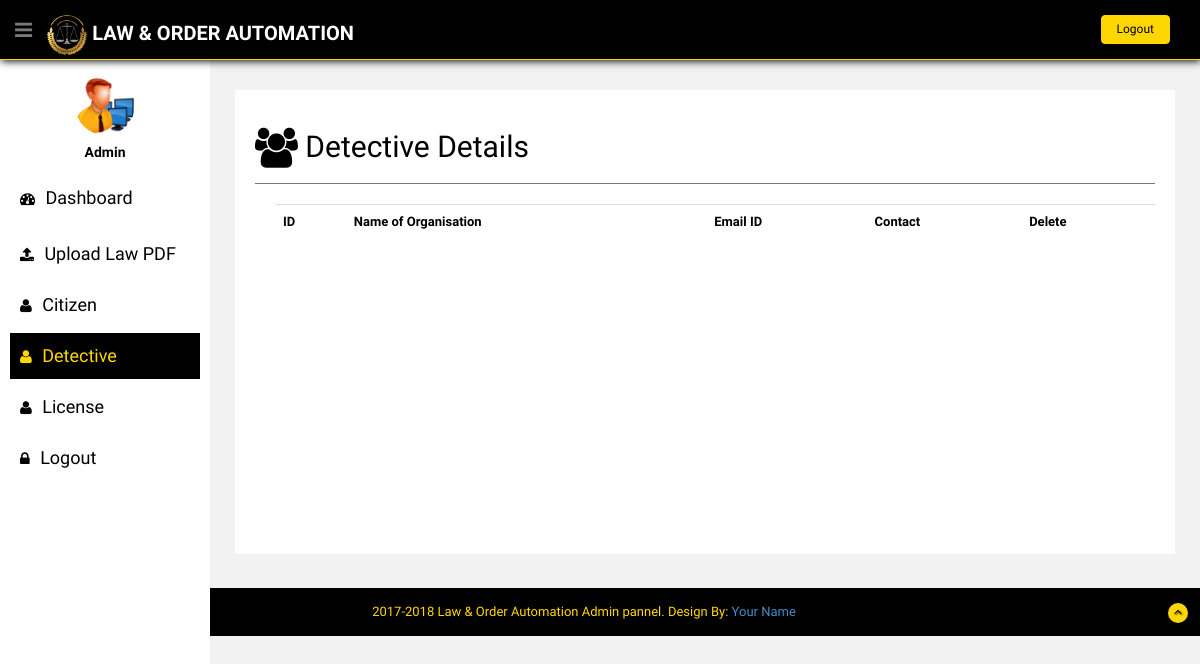
The app's page /Admin/ManageDetective.php, older data.
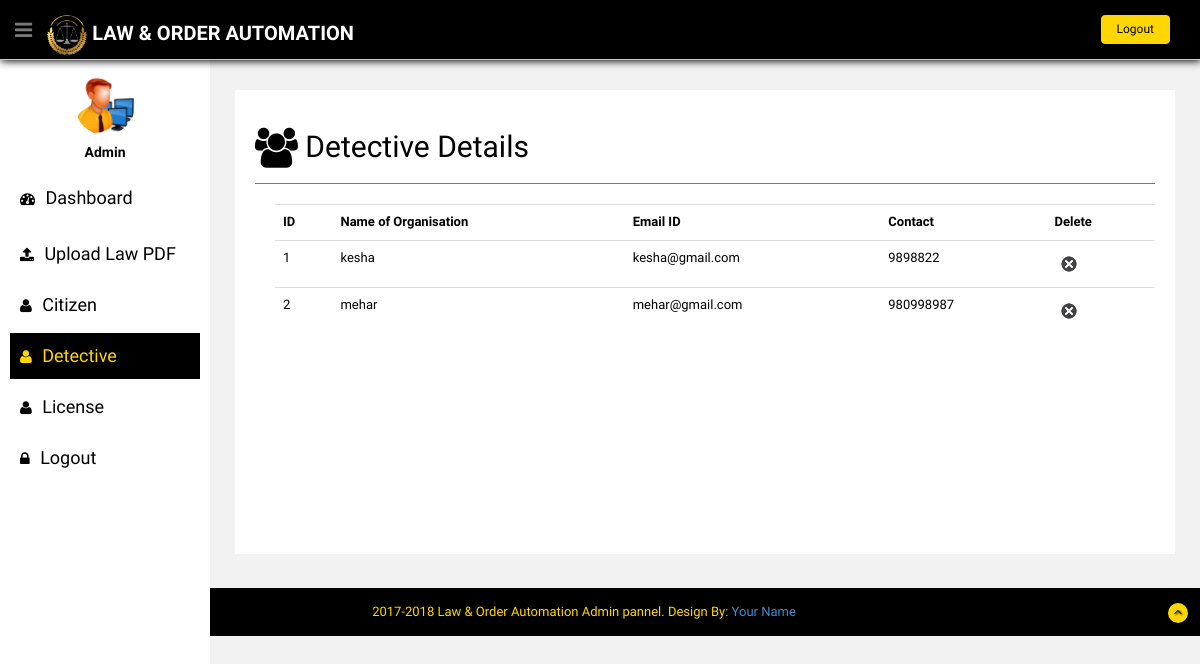
The same page, newer data.
### tables this page shows
CREATE TABLE IF NOT EXISTS `detective_login_signup` (
  `Detective_id` int(10) NOT NULL AUTO_INCREMENT,
  `Detective_Proof` varchar(100) NOT NULL,
  `Phone_Number` int(10) NOT NULL,
  `Email_id` varchar(50) NOT NULL,
  `Password` varchar(15) NOT NULL,
  `NameOfTheOrganisation` varchar(50) NOT NULL,
  `PoliceStatus` int(11) NOT NULL DEFAULT '0',
  `AdminStatus` int(11) NOT NULL DEFAULT '0',
  `DetectiveName` varchar(25) DEFAULT NULL,
  PRIMARY KEY (`Detective_id`)
);

### Admin/ManageDetective.php (the view, shortened to what this page needs)
<?php
	require "header.php";
?>
      <aside>
          <div id="sidebar"  class="nav-collapse ">
              <ul class="sidebar-menu" id="nav-accordion">
                  <p class="centered"><a href="profile.html"><img src="assets/img/ui-sam.png" class="img-circle" width="60"></a></p>
                  <h5 class="centered">Admin</h5>
                  <li class="">
                      <a  href="home.php">
                          <i class="fa fa-dashboard"></i>
                          <span>Dashboard</span>
                      </a>
                  </li>
                  <li class="sub-menu">
                      <a href="uploadlawpdf.php">
                          <i class="fa fa-upload"></i>
                          <span>Upload Law PDF</span>
                      </a>
                  </li>
                  <li class="sub-menu">
                      <a href="managecitizen.php">
                          <i class="fa fa-user"></i>
                          <span>Citizen</span>
                      </a>
                  </li>
                  <li class="sub-menu">
                      <a class="active"  href="ManageDetective.php">
                          <i class="fa fa-user"></i>
                          <span>Detective</span>
                      </a>
                  </li>
                  <li class="sub-menu">
                      <a href="managelicense.php">
                          <i class="fa fa-user"></i>
                          <span>License</span>
                      </a>
                  </li>
                  <li class="sub-menu">
                      <a href="../logout.php">
                          <i class="fa fa-lock"></i>
                          <span>Logout</span>
                      </a>
                  </li>
              </ul>
          </div>
      </aside>
      <section id="main-content">
          <section class="wrapper">
            <div class="row mt">
              <div class="border-head">
                <h2><i class="fa fa-users fa-lg"></i> Detective Details</h2>
              </div><hr>
              <div class="custom-bar-chart">
                <div class="table-responsive">
                  <table class="table table-hover" id="dev-table">
                  	<tr >
						<th> ID</th>
						<th> Name of Organisation</th>
						<th> Email ID</th>
						<th> Contact </th>
						<th> Delete </th>
					</tr>
					<?php
					$order = "SELECT * FROM detective_login_signup";
					$result = mysql_query($order);
					while ($row=mysql_fetch_array($result))
					{
					echo ("<tr><td>$row[Detective_id]</td>");
					echo ("<td>$row[NameOfTheOrganisation]</td>");
					echo ("<td>$row[Email_id]</td>");
					echo ("<td>$row[Phone_Number]</td>");
					echo ("<td><a href=\"RemoveDetective.php?did=$row[Detective_id] \"><img src='reject.jpg' height=30 width=30></a></td></tr>");
					}
					?>
				</table>
                </div>
              </div>
  					</div>
					</section>
      </section>
      <br>
     <?php
     	require "footer.php";
     ?>

### Admin/header.php (shortened to what this page needs)
<!DOCTYPE html>
<html lang="en">
  <head>
    <link href="assets/css/bootstrap.css" rel="stylesheet">
    <link href="assets/font-awesome/css/font-awesome.css" rel="stylesheet" />
    <link rel="stylesheet" type="text/css" href="assets/css/zabuto_calendar.css">
    <link rel="stylesheet" type="text/css" href="assets/js/gritter/css/jquery.gritter.css" />
    <link rel="stylesheet" type="text/css" href="assets/lineicons/style.css">
    <link href="assets/css/style.css" rel="stylesheet">
    <link href="assets/css/style-responsive.css" rel="stylesheet">
  </head>
  <body>
  <section id="container" >
      <header class="header black-bg">
              <div class="sidebar-toggle-box">
                  <div class="fa fa-bars tooltips" data-placement="right" data-original-title="Toggle Navigation"></div>
              </div>
            <a href="#" class="logo"><b><img src="images/avtar.png" class="img-circle" width="40px"> Law & Order Automation</b></a>
            <div class="top-menu">
            	<ul class="nav pull-right top-menu">
                    <li><a class="logout" href="../logout.php">Logout</a></li>
            	</ul>
            </div>
        </header>

### Admin/footer.php (shortened to what this page needs)
      <footer class="site-footer">
          <div class="text-center">
              2017-2018 Law & Order Automation Admin pannel.  Design By:<a href="#"> Your Name</a>
              <a href="index.html#" class="go-top">
                  <i class="fa fa-angle-up"></i>
              </a>
          </div>
      </footer>
  </section>
	</body>
</html>

### Admin/assets/css/style.css (style rules this page uses)
body { color: #797979; background: #f2f2f2; font-family: 'Ruda', sans-serif; padding: 0px !important; margin: 0px !important; font-size:13px; }
ul li { list-style: none; }
a, a:hover, a:focus { text-decoration: none; outline: none; }
#container { width: 100%; height: 100%; }
hr { margin-top: 20px; margin-bottom: 20px; border: 0; border-top: 1px solid #797979; }
.centered { text-align: center; }
.mt { margin-top: 30px; background-color: white; padding: 20px; margin-left: 10px; margin-right: 10px; color: black; }
ul.top-menu > li > .logout { color: black; font-size: 12px; border-radius: 4px; -webkit-border-radius: 4px; border: 1px solid gold !important; padding: 5px 15px; margin-right: 15px; background: gold; margin-top: 15px; }
#sidebar { width: 210px; height: 100%; position: fixed; background: white; }
#sidebar h5 { color: black; font-weight: 700; }
#sidebar ul li { position: relative; }
ul.sidebar-menu , ul.sidebar-menu li ul.sub { margin: -2px 0 0; padding: 0; }
ul.sidebar-menu { margin-top: 75px; }
.site-footer { background: black; color: gold; padding: 15px 0; }
.go-top { margin-right: 1%; float: right; background: gold; width: 20px; height: 20px; border-radius: 50%; -webkit-border-radius: 50%; }
.go-top i { color: black; text-shadow: 1px 1px 2px black; }
ul.sidebar-menu li { margin-bottom: 5px; margin-left:10px; margin-right:10px; }
ul.sidebar-menu li.sub-menu { line-height: 15px; }
ul.sidebar-menu li a span { display: inline-block; }
ul.sidebar-menu li a { color: black; text-decoration: none; display: block; padding: 15px 0 15px 10px; font-size: 18px; outline: none; -webkit-transition: all 0.3s ease; -moz-transition: all 0.3s ease; -o-transition: all 0.3s ease; -ms-transition: all 0.3s ease; transition: all 0.3s ease; }
ul.sidebar-menu li a.active, ul.sidebar-menu li a:hover, ul.sidebar-menu li a:focus { background: black; color: gold; display: block; -webkit-transition: all 0.3s ease; -moz-transition: all 0.3s ease; -o-transition: all 0.3s ease; -ms-transition: all 0.3s ease; transition: all 0.3s ease; }
ul.sidebar-menu li a i { font-size: 15px; padding-right: 6px; }
ul.sidebar-menu li a.active i { color: gold; }
#main-content { margin-left: 210px; }
.header, .footer { min-height: 60px; padding: 0 15px; }
.header { position: fixed; left: 0; right: 0; z-index: 1002; }
.black-bg { background: black; border-bottom: 1px solid gold; box-shadow: 1px 1px 8px black; }
.wrapper { display: inline-block; margin-top: 60px; padding-left: 15px; padding-right: 15px; padding-bottom: 15px; padding-top: 0px; width: 100%; }
a.logo { font-size: 20px; color: #ffffff; float: left; margin-top: 15px; text-transform: uppercase; }
a.logo b { font-weight: 900; }
#top_menu .nav > li, ul.top-menu > li { float: left; }
ul.top-menu > li > a { color: #666666; font-size: 16px; border-radius: 4px; -webkit-border-radius: 4px; border:1px solid #666666 !important; padding: 2px 6px; margin-right: 15px; }
.sidebar-toggle-box { float: left; padding-right: 15px; margin-top: 20px; }
.sidebar-toggle-box .fa-bars { cursor: pointer; display: inline-block; font-size: 20px; }
.custom-bar-chart { height: 290px; margin-top: 20px; margin-left: 20px; position: relative; border-bottom: 0px solid #c9cdd7; }

### Admin/assets/css/style-responsive.css (style rules this page uses)
@media (min-width: 980px) { .custom-bar-chart { margin-bottom: 40px; } }

Row changes from the older to the newer data that the page shows:
added detective_login_signup: Detective_id "1", NameOfTheOrganisation "kesha", Email "kesha@gmail.com", Phone_Number "9898822"
added detective_login_signup: Detective_id "2", NameOfTheOrganisation "mehar", Email "mehar@gmail.com", Phone_Number "980998987"
